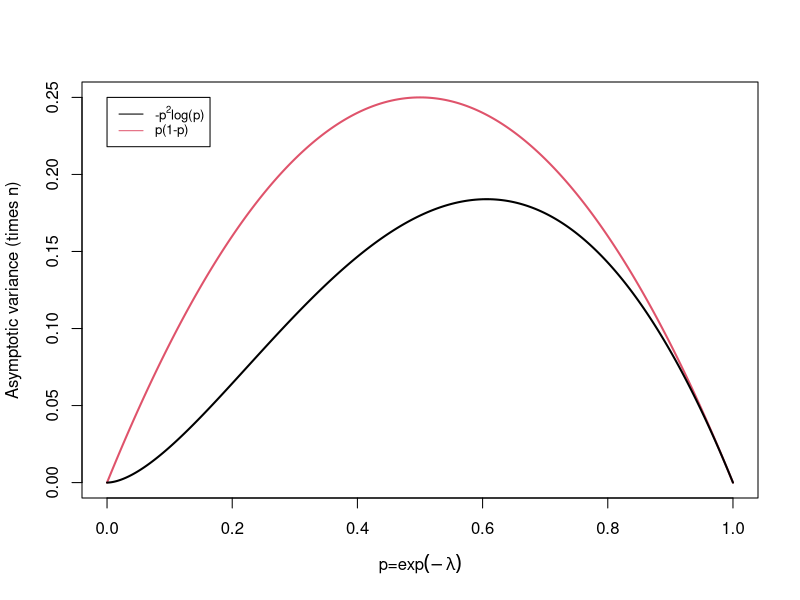

This chart was generated by the following R code:
## ---- chunk 1
p=seq(0,1,0.001)
pp=p[-1]
var_hat=0
var_hat[2:1001]=-pp^2*log(pp)
var_tilde=p*(1-p)
plot(p,var_tilde,type="l",lwd=2,col=2,xlab=expression(paste("p=",exp(-lambda))),ylab="Asymptotic variance (times n)")
lines(p,var_hat,lwd=2,col=1)
#legend(1, 95, legend=c("Line 1", "Line 2"),  col=c("red", "blue"), lty=1:2, cex=0.8)
legend(0,0.25,legend=c(expression(paste("-",p^2,"log(p)")), "p(1-p)"),  col=c(1, 2), lty=c(1,1), cex=0.8)

